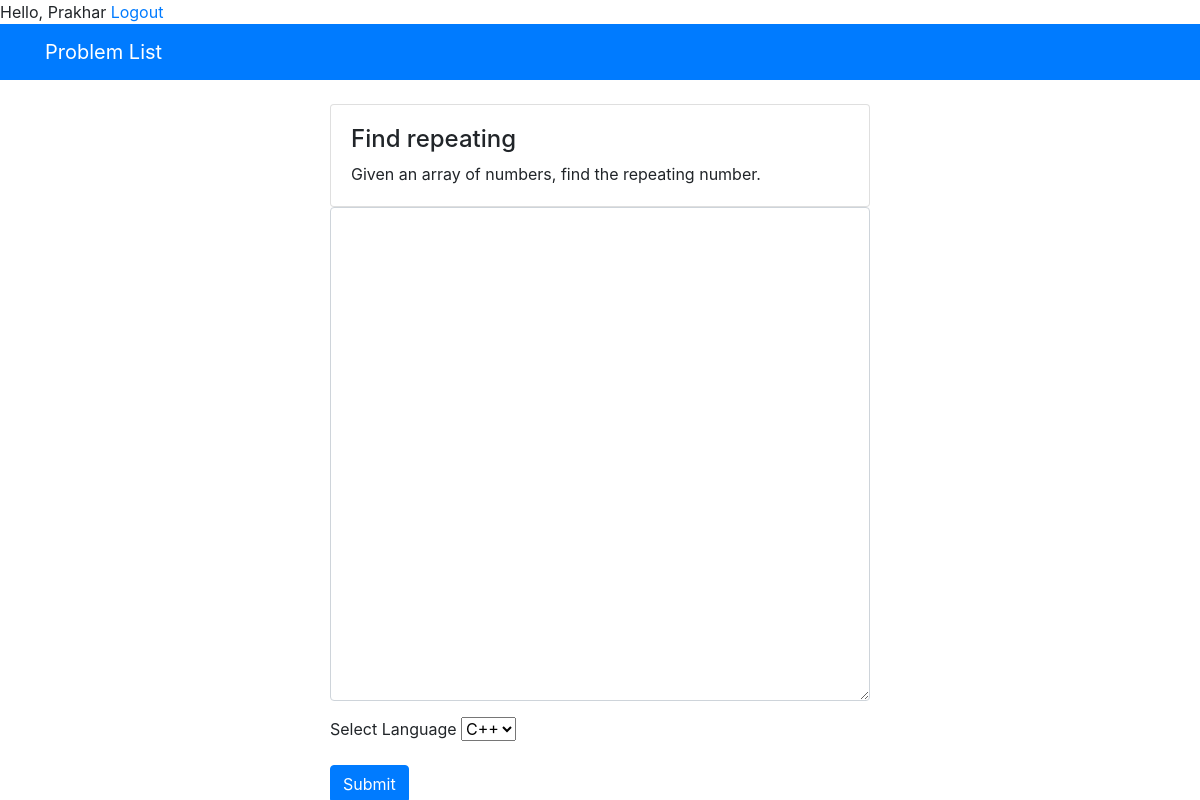
Page /practice/5/ (signed in) on the committed database.
### practice/models.py (models this page shows, shortened)
class Problem(models.Model):
   problemid=models.CharField(("ID"), max_length=50)
   problemname=models.CharField(("name"), max_length=50)
   description=models.CharField(max_length=300)
   score=models.IntegerField(default=0)

### practice/views.py (the view)
# urls.py: path('<int:problemid>/', views.detail, name='detail'),
@login_required(login_url='practice:login')
def detail(request, problemid):
    problem = get_object_or_404(Problem, pk=problemid)
    return render(request, 'practice/detail.html', {'problem': problem})

### practice/templates/practice/detail.html (shortened to what this page needs)
{% extends 'practice/base.html' %}
{% block content %}
<div class="card">
    <div class="card-body">
        <h4>{{problem.problemname}}</h4>
        <p class="card-text">{{problem.description}}</p>
    </div>
</div>
<form action='{% url 'practice:submit' problem.problemid %}' method="POST">
        <fieldset>
          <div class="form-group">
            <textarea <input type="text" name="code" id="code" class="form-control" rows="20" ></textarea>
          </div>
          <div class="form-group">
            <label >Select Language</label>
            <select name="language" id="language" class="form-select">
              <option >C++</option>
            </select>
          </div>
          <button type="submit" class="btn btn-primary">Submit</button>
        </fieldset>
</form>
{% endblock %}

### practice/templates/practice/base.html (shortened to what this page needs)
<!DOCTYPE html>
<html lang="en">
  <head>
    <link
      rel="stylesheet"
      href="https://stackpath.bootstrapcdn.com/bootstrap/4.3.1/css/bootstrap.min.css"
    />
      <span id="hello-msg">Hello, {{request.user}}</span>
      <span><a href={%url 'practice:logout' %}>Logout</a></span>
  </head>
  <body>
    <nav class ="navbar navbar-dark bg-primary mb-4">
        <div class ="container">
            <a class ="navbar-brand" href ="/practice">Problem List</a>
        </div>
    </nav>
    <div class="container">
      <div class="row">
        <div class="col-md-6 m-auto">
          {% block content %}{% endblock %}
        </div>
      </div>
    </div>
  </body>
</html>

### rows in the picture
Problem: problemname "Find repeating", description "Given an array of numbers, find the repeating number."

### other values in the picture
{{ request.user }} "Prakhar"
